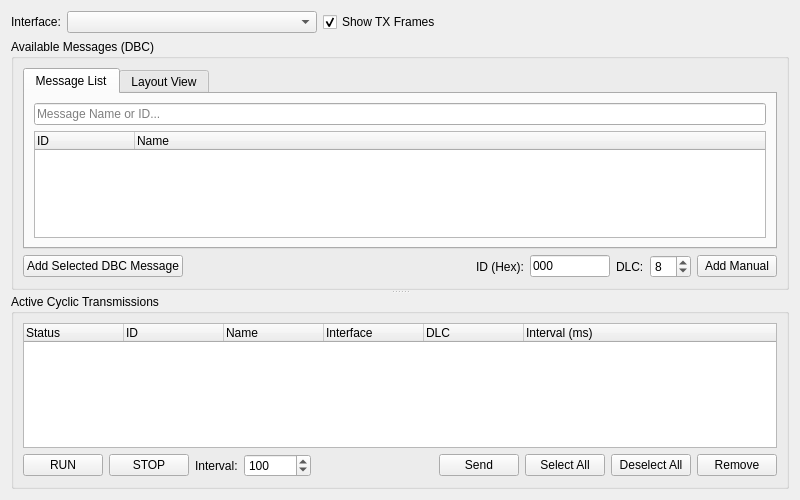
<?xml version="1.0" encoding="UTF-8"?>
<ui version="4.0">
 <class>TxGeneratorWindow</class>
 <widget class="QWidget" name="TxGeneratorWindow">
  <property name="geometry">
   <rect>
    <x>0</x>
    <y>0</y>
    <width>800</width>
    <height>500</height>
   </rect>
  </property>
  <property name="minimumSize">
   <size>
    <width>800</width>
    <height>480</height>
   </size>
  </property>
  <property name="windowTitle">
   <string>Generator</string>
  </property>
  <layout class="QVBoxLayout" name="verticalLayoutMain">
   <item>
    <layout class="QHBoxLayout" name="horizontalLayoutTop">
     <item>
      <widget class="QLabel" name="labelInterface">
       <property name="text">
        <string>Interface:</string>
       </property>
      </widget>
     </item>
     <item>
      <widget class="QComboBox" name="comboBoxInterface">
       <property name="minimumSize">
        <size>
         <width>250</width>
         <height>0</height>
        </size>
       </property>
      </widget>
     </item>
     <item>
      <widget class="QCheckBox" name="cbShowInTrace">
       <property name="text">
        <string>Show TX Frames</string>
       </property>
       <property name="checked">
        <bool>true</bool>
       </property>
      </widget>
     </item>
     <item>
      <spacer name="horizontalSpacer_Top">
       <property name="orientation">
        <enum>Qt::Horizontal</enum>
       </property>
       <property name="sizeHint" stdset="0">
        <size>
         <width>40</width>
         <height>20</height>
        </size>
       </property>
      </spacer>
     </item>
    </layout>
   </item>
   <item>
    <widget class="QSplitter" name="splitter">
     <property name="orientation">
      <enum>Qt::Vertical</enum>
     </property>
     <widget class="QGroupBox" name="groupBoxAvailable">
      <property name="title">
       <string>Available Messages (DBC)</string>
      </property>
      <layout class="QVBoxLayout" name="verticalLayoutAvailable">
       <item>
        <widget class="QTabWidget" name="tabWidgetAvailable">
         <property name="currentIndex">
          <number>0</number>
         </property>
         <widget class="QWidget" name="tabMessageList">
          <attribute name="title">
           <string>Message List</string>
          </attribute>
          <layout class="QVBoxLayout" name="verticalLayoutTabList">
           <item>
            <widget class="QLineEdit" name="lineEditSearchAvailable">
             <property name="placeholderText">
              <string>Message Name or ID...</string>
             </property>
            </widget>
           </item>
           <item>
            <widget class="QTreeWidget" name="treeAvailable">
             <column>
              <property name="text">
               <string>ID</string>
              </property>
             </column>
             <column>
              <property name="text">
               <string>Name</string>
              </property>
             </column>
            </widget>
           </item>
          </layout>
         </widget>
         <widget class="QWidget" name="tabLayoutView">
          <attribute name="title">
           <string>Layout View</string>
          </attribute>
          <layout class="QVBoxLayout" name="verticalLayoutLayoutRoot">
           <item>
            <layout class="QHBoxLayout" name="horizontalLayoutLayoutControls">
             <item>
              <widget class="QLabel" name="labelZoom">
               <property name="text">
                <string>Zoom:</string>
               </property>
              </widget>
             </item>
             <item>
              <widget class="QSlider" name="sliderLayoutZoom">
               <property name="minimum">
                <number>50</number>
               </property>
               <property name="maximum">
                <number>200</number>
               </property>
               <property name="value">
                <number>100</number>
               </property>
               <property name="orientation">
                <enum>Qt::Horizontal</enum>
               </property>
              </widget>
             </item>
             <item>
              <widget class="QCheckBox" name="cbLayoutCompact">
               <property name="text">
                <string>Compact Mode</string>
               </property>
              </widget>
             </item>
             <item>
              <spacer name="horizontalSpacer_Layout">
               <property name="orientation">
                <enum>Qt::Horizontal</enum>
               </property>
               <property name="sizeHint" stdset="0">
                <size>
                 <width>40</width>
                 <height>20</height>
                </size>
               </property>
              </spacer>
             </item>
            </layout>
           </item>
           <item>
            <widget class="QScrollArea" name="scrollAreaLayout">
             <property name="widgetResizable">
              <bool>true</bool>
             </property>
             <widget class="QWidget" name="scrollAreaWidgetContents">
              <property name="geometry">
               <rect>
                <x>0</x>
                <y>0</y>
                <width>734</width>
                <height>70</height>
               </rect>
              </property>
              <layout class="QVBoxLayout" name="verticalLayoutTabLayout">
               <property name="leftMargin">
                <number>0</number>
               </property>
               <property name="topMargin">
                <number>0</number>
               </property>
               <property name="rightMargin">
                <number>0</number>
               </property>
               <property name="bottomMargin">
                <number>0</number>
               </property>
              </layout>
             </widget>
            </widget>
           </item>
          </layout>
         </widget>
        </widget>
       </item>
       <item>
        <layout class="QHBoxLayout" name="horizontalLayoutAvailableControls">
         <item>
          <widget class="QPushButton" name="btnAddToList">
           <property name="text">
            <string>Add Selected DBC Message</string>
           </property>
          </widget>
         </item>
         <item>
          <spacer name="horizontalSpacer_3">
           <property name="orientation">
            <enum>Qt::Horizontal</enum>
           </property>
           <property name="sizeHint" stdset="0">
            <size>
             <width>40</width>
             <height>20</height>
            </size>
           </property>
          </spacer>
         </item>
         <item>
          <widget class="QLabel" name="labelManualId">
           <property name="text">
            <string>ID (Hex):</string>
           </property>
          </widget>
         </item>
         <item>
          <widget class="QLineEdit" name="lineManualId">
           <property name="maximumSize">
            <size>
             <width>80</width>
             <height>16777215</height>
            </size>
           </property>
           <property name="inputMask">
            <string>HHHHHHHH</string>
           </property>
           <property name="text">
            <string>000</string>
           </property>
          </widget>
         </item>
         <item>
          <widget class="QLabel" name="labelManualDlc">
           <property name="text">
            <string>DLC:</string>
           </property>
          </widget>
         </item>
         <item>
          <widget class="QSpinBox" name="spinManualDlc">
           <property name="maximum">
            <number>64</number>
           </property>
           <property name="value">
            <number>8</number>
           </property>
          </widget>
         </item>
         <item>
          <widget class="QPushButton" name="btnAddManual">
           <property name="text">
            <string>Add Manual</string>
           </property>
          </widget>
         </item>
        </layout>
       </item>
      </layout>
     </widget>
     <widget class="QGroupBox" name="groupBoxActive">
      <property name="title">
       <string>Active Cyclic Transmissions</string>
      </property>
      <layout class="QVBoxLayout" name="verticalLayoutActive">
       <item>
        <widget class="QTreeWidget" name="treeActive">
         <property name="editTriggers">
          <set>QAbstractItemView::NoEditTriggers</set>
         </property>
         <property name="selectionMode">
          <enum>QAbstractItemView::ExtendedSelection</enum>
         </property>
         <column>
          <property name="text">
           <string>Status</string>
          </property>
         </column>
         <column>
          <property name="text">
           <string>ID</string>
          </property>
         </column>
         <column>
          <property name="text">
           <string>Name</string>
          </property>
         </column>
         <column>
          <property name="text">
           <string>Interface</string>
          </property>
         </column>
         <column>
          <property name="text">
           <string>DLC</string>
          </property>
         </column>
         <column>
          <property name="text">
           <string>Interval (ms)</string>
          </property>
         </column>
        </widget>
       </item>
       <item>
        <layout class="QHBoxLayout" name="horizontalLayoutActiveControls">
         <item>
          <widget class="QPushButton" name="btnBulkRun">
           <property name="text">
            <string>RUN</string>
           </property>
           <property name="checkable">
            <bool>true</bool>
           </property>
          </widget>
         </item>
         <item>
          <widget class="QPushButton" name="btnBulkStop">
           <property name="text">
            <string>STOP</string>
           </property>
           <property name="checkable">
            <bool>true</bool>
           </property>
          </widget>
         </item>
         <item>
          <widget class="QLabel" name="labelInterval">
           <property name="text">
            <string>Interval:</string>
           </property>
          </widget>
         </item>
         <item>
          <widget class="QSpinBox" name="spinInterval">
           <property name="minimum">
            <number>1</number>
           </property>
           <property name="maximum">
            <number>100000</number>
           </property>
           <property name="value">
            <number>100</number>
           </property>
          </widget>
         </item>
         <item>
          <spacer name="horizontalSpacer_2">
           <property name="orientation">
            <enum>Qt::Horizontal</enum>
           </property>
           <property name="sizeHint" stdset="0">
            <size>
             <width>40</width>
             <height>20</height>
            </size>
           </property>
          </spacer>
         </item>
         <item>
          <widget class="QPushButton" name="btnSendOnce">
           <property name="text">
            <string>Send</string>
           </property>
          </widget>
         </item>
         <item>
          <widget class="QPushButton" name="btnSelectAll">
           <property name="text">
            <string>Select All</string>
           </property>
          </widget>
         </item>
         <item>
          <widget class="QPushButton" name="btnClearAll">
           <property name="text">
            <string>Deselect All</string>
           </property>
          </widget>
         </item>
         <item>
          <widget class="QPushButton" name="btnRemove">
           <property name="text">
            <string>Remove</string>
           </property>
          </widget>
         </item>
        </layout>
       </item>
      </layout>
     </widget>
    </widget>
   </item>
  </layout>
 </widget>
 <resources/>
 <connections/>
</ui>
